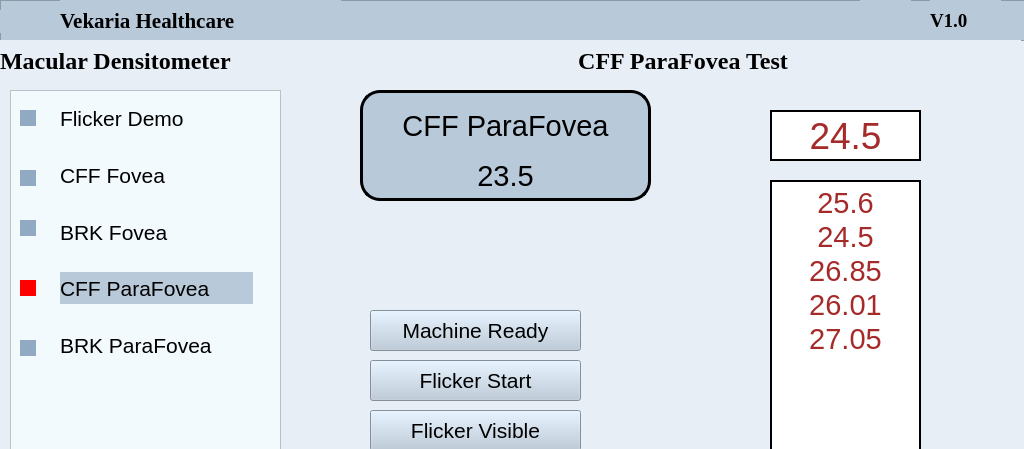
<?xml version="1.0" encoding="UTF-8"?>
<ui version="4.0">
 <class>Form</class>
 <widget class="QWidget" name="Form">
  <property name="geometry">
   <rect>
    <x>0</x>
    <y>0</y>
    <width>1024</width>
    <height>449</height>
   </rect>
  </property>
  <property name="windowTitle">
   <string>Form</string>
  </property>
  <property name="styleSheet">
   <string notr="true">background-color:#E7EEF6;</string>
  </property>
  <widget class="QFrame" name="frame">
   <property name="geometry">
    <rect>
     <x>0</x>
     <y>0</y>
     <width>1031</width>
     <height>41</height>
    </rect>
   </property>
   <property name="styleSheet">
    <string notr="true">background-color:#B8C9D9;</string>
   </property>
   <property name="frameShape">
    <enum>QFrame::StyledPanel</enum>
   </property>
   <property name="frameShadow">
    <enum>QFrame::Raised</enum>
   </property>
   <widget class="QLabel" name="label_2">
    <property name="geometry">
     <rect>
      <x>60</x>
      <y>0</y>
      <width>281</width>
      <height>41</height>
     </rect>
    </property>
    <property name="font">
     <font>
      <family>Times New Roman</family>
      <pointsize>16</pointsize>
      <weight>75</weight>
      <bold>true</bold>
     </font>
    </property>
    <property name="text">
     <string>Vekaria Healthcare</string>
    </property>
   </widget>
   <widget class="QLabel" name="label_3">
    <property name="geometry">
     <rect>
      <x>930</x>
      <y>0</y>
      <width>71</width>
      <height>41</height>
     </rect>
    </property>
    <property name="font">
     <font>
      <family>Times New Roman</family>
      <pointsize>14</pointsize>
      <weight>75</weight>
      <bold>true</bold>
     </font>
    </property>
    <property name="text">
     <string>V1.0</string>
    </property>
   </widget>
   <widget class="QLabel" name="label_9">
    <property name="geometry">
     <rect>
      <x>0</x>
      <y>10</y>
      <width>44</width>
      <height>23</height>
     </rect>
    </property>
    <property name="font">
     <font>
      <family>Times New Roman</family>
      <pointsize>20</pointsize>
      <weight>75</weight>
      <bold>true</bold>
     </font>
    </property>
    <property name="text">
     <string/>
    </property>
    <property name="pixmap">
     <pixmap resource="icons/vekarialogo.qrc">:/newPrefix/Vekaria Healthcare Logo/VHC Logo.png</pixmap>
    </property>
    <property name="scaledContents">
     <bool>true</bool>
    </property>
   </widget>
   <widget class="QLabel" name="wifiIcon">
    <property name="geometry">
     <rect>
      <x>860</x>
      <y>0</y>
      <width>51</width>
      <height>41</height>
     </rect>
    </property>
    <property name="text">
     <string/>
    </property>
    <property name="pixmap">
     <pixmap>:/wifilogo/wifi.png</pixmap>
    </property>
    <property name="scaledContents">
     <bool>true</bool>
    </property>
   </widget>
  </widget>
  <widget class="QLabel" name="label_4">
   <property name="geometry">
    <rect>
     <x>0</x>
     <y>40</y>
     <width>1021</width>
     <height>41</height>
    </rect>
   </property>
   <property name="font">
    <font>
     <family>Times New Roman</family>
     <pointsize>18</pointsize>
     <weight>75</weight>
     <bold>true</bold>
    </font>
   </property>
   <property name="layoutDirection">
    <enum>Qt::LeftToRight</enum>
   </property>
   <property name="text">
    <string>Macular Densitometer                                                          CFF ParaFovea Test</string>
   </property>
   <property name="alignment">
    <set>Qt::AlignLeading|Qt::AlignLeft|Qt::AlignVCenter</set>
   </property>
  </widget>
  <widget class="QPushButton" name="pushButton">
   <property name="geometry">
    <rect>
     <x>370</x>
     <y>310</y>
     <width>211</width>
     <height>41</height>
    </rect>
   </property>
   <property name="font">
    <font>
     <family>Helvetica</family>
     <pointsize>16</pointsize>
    </font>
   </property>
   <property name="styleSheet">
    <string notr="true">QWidget {
    background-color: #B8C9D9;
}

QWidget:hover {
    background-color: #92AAC1;
}
</string>
   </property>
   <property name="text">
    <string>Machine Ready</string>
   </property>
  </widget>
  <widget class="QPushButton" name="pushButton_2">
   <property name="geometry">
    <rect>
     <x>370</x>
     <y>360</y>
     <width>211</width>
     <height>41</height>
    </rect>
   </property>
   <property name="font">
    <font>
     <family>Helvetica</family>
     <pointsize>16</pointsize>
    </font>
   </property>
   <property name="styleSheet">
    <string notr="true">QWidget {
    background-color: #B8C9D9;
}

QWidget:hover {
    background-color: #92AAC1;
}
</string>
   </property>
   <property name="text">
    <string>Flicker Start</string>
   </property>
  </widget>
  <widget class="QPushButton" name="pushButton_3">
   <property name="geometry">
    <rect>
     <x>370</x>
     <y>410</y>
     <width>211</width>
     <height>41</height>
    </rect>
   </property>
   <property name="font">
    <font>
     <family>Helvetica</family>
     <pointsize>16</pointsize>
    </font>
   </property>
   <property name="styleSheet">
    <string notr="true">QWidget {
    background-color: #B8C9D9;
}

QWidget:hover {
    background-color: #92AAC1;
}
</string>
   </property>
   <property name="text">
    <string>Flicker Visible</string>
   </property>
  </widget>
  <widget class="QTextEdit" name="textEdit_3">
   <property name="geometry">
    <rect>
     <x>770</x>
     <y>180</y>
     <width>151</width>
     <height>281</height>
    </rect>
   </property>
   <property name="styleSheet">
    <string notr="true">QTextEdit {
    background-color: white; /* Set background color to white */
    border: 2px solid Black; /* Set a solid red border with a width of 30 pixels */
	color:brown;
}</string>
   </property>
   <property name="html">
    <string>&lt;!DOCTYPE HTML PUBLIC &quot;-//W3C//DTD HTML 4.0//EN&quot; &quot;http://www.w3.org/TR/REC-html40/strict.dtd&quot;&gt;
&lt;html&gt;&lt;head&gt;&lt;meta name=&quot;qrichtext&quot; content=&quot;1&quot; /&gt;&lt;style type=&quot;text/css&quot;&gt;
p, li { white-space: pre-wrap; }
&lt;/style&gt;&lt;/head&gt;&lt;body style=&quot; font-family:'MS Shell Dlg 2'; font-size:7.8pt; font-weight:400; font-style:normal;&quot;&gt;
&lt;p align=&quot;center&quot; style=&quot; margin-top:0px; margin-bottom:0px; margin-left:0px; margin-right:0px; -qt-block-indent:0; text-indent:0px;&quot;&gt;&lt;span style=&quot; font-size:22pt;&quot;&gt;25.6&lt;/span&gt;&lt;/p&gt;
&lt;p align=&quot;center&quot; style=&quot; margin-top:0px; margin-bottom:0px; margin-left:0px; margin-right:0px; -qt-block-indent:0; text-indent:0px;&quot;&gt;&lt;span style=&quot; font-size:22pt;&quot;&gt;24.5&lt;/span&gt;&lt;/p&gt;
&lt;p align=&quot;center&quot; style=&quot; margin-top:0px; margin-bottom:0px; margin-left:0px; margin-right:0px; -qt-block-indent:0; text-indent:0px;&quot;&gt;&lt;span style=&quot; font-size:22pt;&quot;&gt;26.85&lt;/span&gt;&lt;/p&gt;
&lt;p align=&quot;center&quot; style=&quot; margin-top:0px; margin-bottom:0px; margin-left:0px; margin-right:0px; -qt-block-indent:0; text-indent:0px;&quot;&gt;&lt;span style=&quot; font-size:22pt;&quot;&gt;26.01&lt;/span&gt;&lt;/p&gt;
&lt;p align=&quot;center&quot; style=&quot; margin-top:0px; margin-bottom:0px; margin-left:0px; margin-right:0px; -qt-block-indent:0; text-indent:0px;&quot;&gt;&lt;span style=&quot; font-size:22pt;&quot;&gt;27.05&lt;/span&gt;&lt;/p&gt;&lt;/body&gt;&lt;/html&gt;</string>
   </property>
  </widget>
  <widget class="QFrame" name="frame_2">
   <property name="geometry">
    <rect>
     <x>360</x>
     <y>90</y>
     <width>291</width>
     <height>111</height>
    </rect>
   </property>
   <property name="styleSheet">
    <string notr="true">
QFrame{
background-color:#B8C9D9;
border-radius:20px;
border:3px solid black;
}</string>
   </property>
   <property name="frameShape">
    <enum>QFrame::StyledPanel</enum>
   </property>
   <property name="frameShadow">
    <enum>QFrame::Raised</enum>
   </property>
   <widget class="QLabel" name="label_7">
    <property name="geometry">
     <rect>
      <x>40</x>
      <y>70</y>
      <width>211</width>
      <height>31</height>
     </rect>
    </property>
    <property name="font">
     <font>
      <family>Helvetica</family>
      <pointsize>22</pointsize>
     </font>
    </property>
    <property name="styleSheet">
     <string notr="true">border:none;</string>
    </property>
    <property name="text">
     <string>23.5</string>
    </property>
    <property name="alignment">
     <set>Qt::AlignCenter</set>
    </property>
   </widget>
   <widget class="QLabel" name="label_6">
    <property name="geometry">
     <rect>
      <x>10</x>
      <y>20</y>
      <width>271</width>
      <height>31</height>
     </rect>
    </property>
    <property name="font">
     <font>
      <family>Helvetica</family>
      <pointsize>22</pointsize>
     </font>
    </property>
    <property name="styleSheet">
     <string notr="true">border:none;</string>
    </property>
    <property name="text">
     <string>CFF ParaFovea</string>
    </property>
    <property name="alignment">
     <set>Qt::AlignCenter</set>
    </property>
   </widget>
  </widget>
  <widget class="QFrame" name="frame_3">
   <property name="geometry">
    <rect>
     <x>10</x>
     <y>90</y>
     <width>271</width>
     <height>451</height>
    </rect>
   </property>
   <property name="styleSheet">
    <string notr="true">QFrame{
Background-color:#F3FAFE;
}</string>
   </property>
   <property name="frameShape">
    <enum>QFrame::StyledPanel</enum>
   </property>
   <property name="frameShadow">
    <enum>QFrame::Raised</enum>
   </property>
   <widget class="QLabel" name="label_10">
    <property name="geometry">
     <rect>
      <x>50</x>
      <y>12</y>
      <width>161</width>
      <height>32</height>
     </rect>
    </property>
    <property name="font">
     <font>
      <family>Helvetica</family>
      <pointsize>16</pointsize>
     </font>
    </property>
    <property name="styleSheet">
     <string notr="true">QLabel:hover{
background-color:#B8C9D9;
}</string>
    </property>
    <property name="text">
     <string>Flicker Demo</string>
    </property>
   </widget>
   <widget class="QLabel" name="label_13">
    <property name="geometry">
     <rect>
      <x>50</x>
      <y>126</y>
      <width>139</width>
      <height>32</height>
     </rect>
    </property>
    <property name="font">
     <font>
      <family>Helvetica</family>
      <pointsize>16</pointsize>
     </font>
    </property>
    <property name="styleSheet">
     <string notr="true"/>
    </property>
    <property name="text">
     <string>BRK Fovea</string>
    </property>
   </widget>
   <widget class="QLabel" name="label_15">
    <property name="geometry">
     <rect>
      <x>50</x>
      <y>182</y>
      <width>193</width>
      <height>32</height>
     </rect>
    </property>
    <property name="font">
     <font>
      <family>Helvetica</family>
      <pointsize>16</pointsize>
     </font>
    </property>
    <property name="styleSheet">
     <string notr="true">background-color:#B8C9D9</string>
    </property>
    <property name="text">
     <string>CFF ParaFovea</string>
    </property>
   </widget>
   <widget class="QLabel" name="label_22">
    <property name="geometry">
     <rect>
      <x>50</x>
      <y>239</y>
      <width>195</width>
      <height>32</height>
     </rect>
    </property>
    <property name="font">
     <font>
      <family>Helvetica</family>
      <pointsize>16</pointsize>
     </font>
    </property>
    <property name="styleSheet">
     <string notr="true"/>
    </property>
    <property name="text">
     <string>BRK ParaFovea</string>
    </property>
   </widget>
   <widget class="QLabel" name="label_16">
    <property name="geometry">
     <rect>
      <x>50</x>
      <y>69</y>
      <width>137</width>
      <height>32</height>
     </rect>
    </property>
    <property name="font">
     <font>
      <family>Helvetica</family>
      <pointsize>16</pointsize>
     </font>
    </property>
    <property name="styleSheet">
     <string notr="true"/>
    </property>
    <property name="text">
     <string>CFF Fovea</string>
    </property>
   </widget>
   <widget class="QLabel" name="label_23">
    <property name="geometry">
     <rect>
      <x>10</x>
      <y>20</y>
      <width>16</width>
      <height>16</height>
     </rect>
    </property>
    <property name="font">
     <font>
      <family>Helvetica</family>
      <pointsize>16</pointsize>
     </font>
    </property>
    <property name="styleSheet">
     <string notr="true">background-color:#92AAC1
</string>
    </property>
    <property name="text">
     <string/>
    </property>
   </widget>
   <widget class="QLabel" name="label_24">
    <property name="geometry">
     <rect>
      <x>10</x>
      <y>80</y>
      <width>16</width>
      <height>16</height>
     </rect>
    </property>
    <property name="font">
     <font>
      <family>Helvetica</family>
      <pointsize>16</pointsize>
     </font>
    </property>
    <property name="styleSheet">
     <string notr="true">background-color:#92AAC1
</string>
    </property>
    <property name="text">
     <string/>
    </property>
   </widget>
   <widget class="QLabel" name="label_25">
    <property name="geometry">
     <rect>
      <x>10</x>
      <y>130</y>
      <width>16</width>
      <height>16</height>
     </rect>
    </property>
    <property name="font">
     <font>
      <family>Helvetica</family>
      <pointsize>16</pointsize>
     </font>
    </property>
    <property name="styleSheet">
     <string notr="true">background-color:#92AAC1
</string>
    </property>
    <property name="text">
     <string/>
    </property>
   </widget>
   <widget class="QLabel" name="label_26">
    <property name="geometry">
     <rect>
      <x>10</x>
      <y>190</y>
      <width>16</width>
      <height>16</height>
     </rect>
    </property>
    <property name="font">
     <font>
      <family>Helvetica</family>
      <pointsize>16</pointsize>
     </font>
    </property>
    <property name="styleSheet">
     <string notr="true">
background-color:red;</string>
    </property>
    <property name="text">
     <string/>
    </property>
   </widget>
   <widget class="QLabel" name="label_27">
    <property name="geometry">
     <rect>
      <x>10</x>
      <y>250</y>
      <width>16</width>
      <height>16</height>
     </rect>
    </property>
    <property name="font">
     <font>
      <family>Helvetica</family>
      <pointsize>16</pointsize>
     </font>
    </property>
    <property name="styleSheet">
     <string notr="true">background-color:#92AAC1</string>
    </property>
    <property name="text">
     <string/>
    </property>
   </widget>
  </widget>
  <widget class="QLabel" name="label_28">
   <property name="geometry">
    <rect>
     <x>770</x>
     <y>110</y>
     <width>151</width>
     <height>51</height>
    </rect>
   </property>
   <property name="font">
    <font>
     <family>Helvetica</family>
     <pointsize>28</pointsize>
    </font>
   </property>
   <property name="styleSheet">
    <string notr="true">QLabel {
    background-color: white; /* Set background color to white */
    border: 2px solid Black; /* Set a solid red border with a width of 30 pixels */
	color:brown;
}</string>
   </property>
   <property name="text">
    <string>24.5</string>
   </property>
   <property name="alignment">
    <set>Qt::AlignCenter</set>
   </property>
  </widget>
  <widget class="QPushButton" name="pushButton_5">
   <property name="geometry">
    <rect>
     <x>760</x>
     <y>481</y>
     <width>191</width>
     <height>61</height>
    </rect>
   </property>
   <property name="font">
    <font>
     <family>Helvetica</family>
     <pointsize>16</pointsize>
    </font>
   </property>
   <property name="styleSheet">
    <string notr="true">QWidget {
    background-color: #B8C9D9;
}

QWidget:hover {
    background-color: #92AAC1;
}
</string>
   </property>
   <property name="text">
    <string>RESTART</string>
   </property>
  </widget>
 </widget>
 <resources>
  <include location="icons/vekarialogo.qrc"/>
  <include location="../Wifi/wifi.qrc"/>
  <include location="C:/Users/veds5/.designer/Wifi/wifi.qrc"/>
  <include location="C:/Users/veds5/.designer/backup/icons/vekarialogo.qrc"/>
 </resources>
 <connections/>
</ui>
